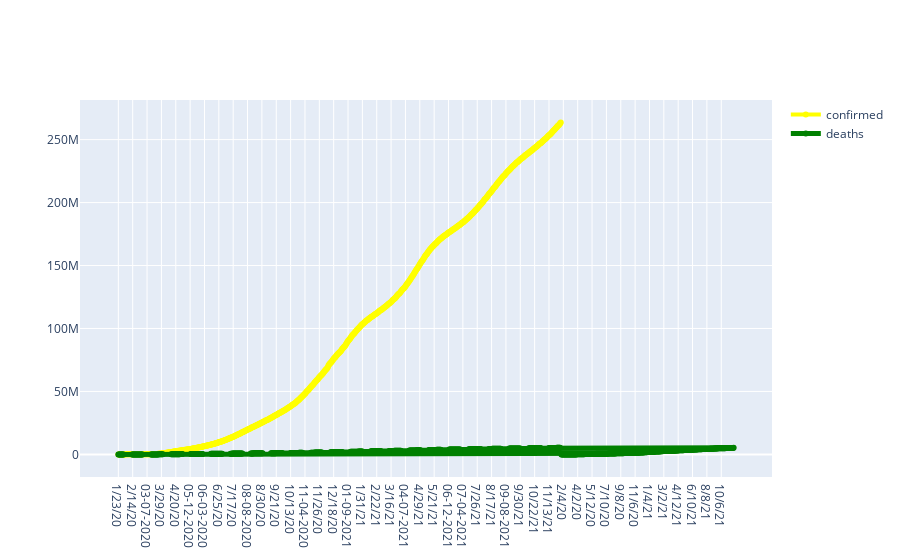

Here is the notebook cell this chart was saved with:
### Markdown cell above
# Total confirmed cases in the world in the duration 23/1/20 to 10/11/21

### Code cell
import plotly.graph_objects as go
#plot the confirmed and death cases of India by date from 23/1/20 to 10/11/21
def plot_cases_of_a_country(country):
    labels = ['confirmed', 'deaths']
    colors = ['yellow', 'green']
    mode_size = [6, 8]
    line_size = [4, 5]
    
    df_list = [confirmed_df, death_df]
    
    fig = go.Figure() #for plotting using plotly.graph_objects.
    
    for i, df in enumerate(df_list): #keeps track of how many iterations have occuered.
        if country == 'World' or country == 'world':
            #to find total confirmed and death cases in the world.
            x_data = np.array(list(df.iloc[:, 5:].columns))
            y_data = np.sum(np.asarray(df.iloc[:,5:]),axis = 0) 
            
        else:   
            #to find total confirmed and death cases.
            x_data = np.array(list(df.iloc[:, 5:].columns))
            y_data = np.sum(np.asarray(df[df['country'] == country].iloc[:,5:]),axis = 0)
            
        fig.add_trace(go.Scatter(x=x_data, y=y_data, mode='lines+markers',
                      name=labels[i],
                      line=dict(color=colors[i], width=line_size[i]),
                      connectgaps=True,
                      text = "Total " + str(labels[i]) +": "+ str(y_data[-1])
                      )) #plotting graph with desired value as per requirements.
       
    fig.show()#print the figure in output screen.
 

plot_cases_of_a_country('world')

### Figure 1 — Plotly figure (JSON) as saved in the notebook; plotly's stock layout.template omitted (floating-point values rounded to 4 significant figures; data arrays with more than 128 entries replaced by an {"elided": "..."} marker saying what was removed)
{"data": [{"connectgaps": true, "line": {"color": "yellow", "width": 4}, "mode": "lines+markers", "name": "confirmed", "text": "Total confirmed: 263510704", "type": "scatter", "x": {"elided": "679 str values"}, "y": {"elided": "679 int values"}}, {"connectgaps": true, "line": {"color": "green", "width": 5}, "mode": "lines+markers", "name": "deaths", "text": "Total deaths: 5224655", "type": "scatter", "x": {"elided": "679 str values"}, "y": {"elided": "679 int values"}}], "layout": {}}
